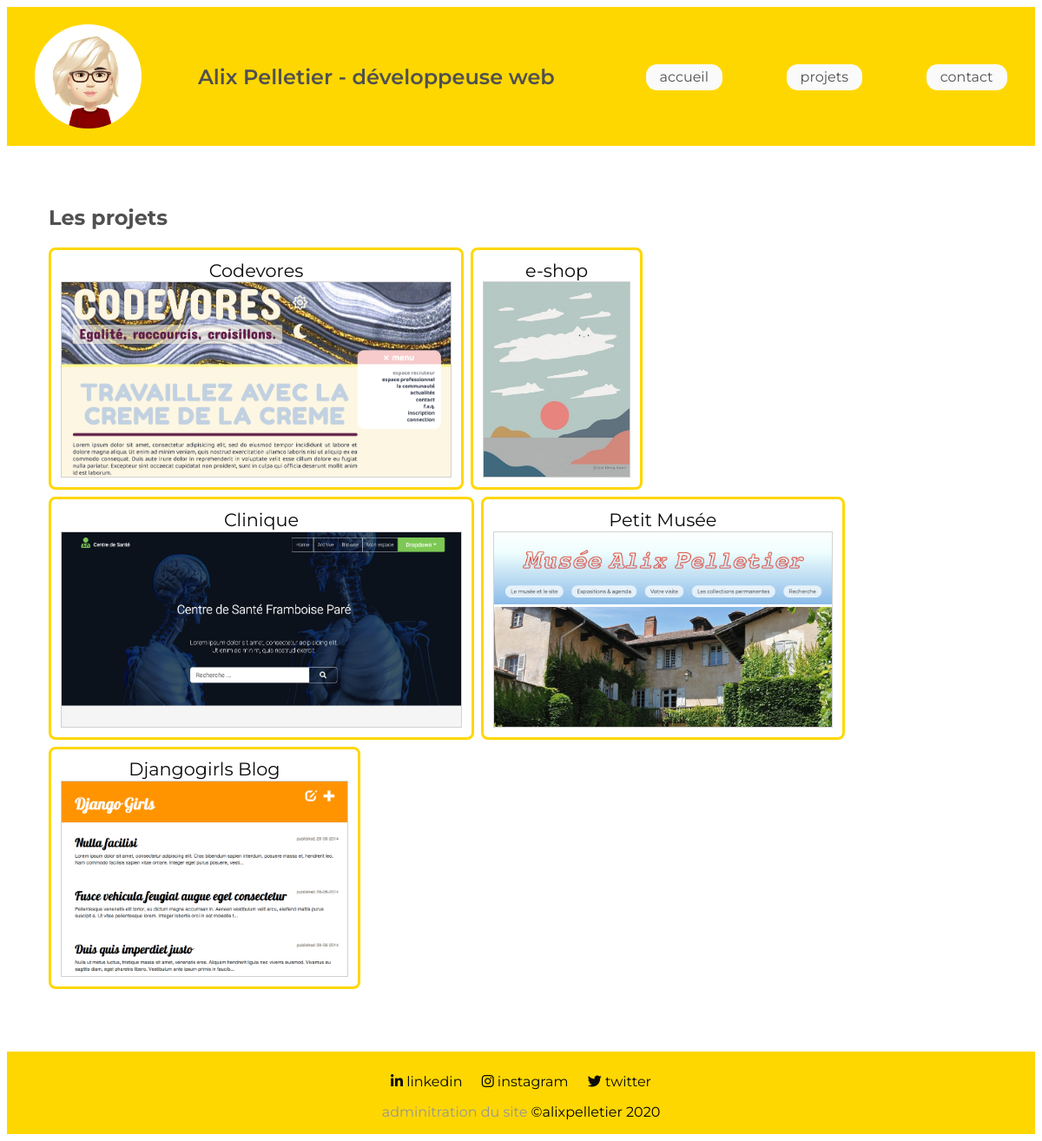
Page /templates/page_techno.php?lien=1 on the committed database.
### tables this page shows
CREATE TABLE `simple_donnee` (
  `nom_donnee` varchar(100) NOT NULL,
  `valeur` varchar(300) NOT NULL,
  `id_donnee` int(11) NOT NULL
);

CREATE TABLE `chapter` (
  `id_projet` int(50) NOT NULL,
  `techno_id` text NOT NULL,
  `nom` varchar(100) NOT NULL,
  `client` varchar(100) NOT NULL,
  `lien` varchar(100) NOT NULL,
  `texte` text NOT NULL,
  `page` int(11) NOT NULL
);

### templates/page_techno.php (the view)
<?php
include "../config.php";
include "include/header.php";
?>
<div class="nav_chapitres">
  <h2>Les projets</h2>
  <div class="chapter_list">
    <?php
    $requeteTechno = $bdd->query("SELECT * FROM chapter, techno, chapter_techno
    WHERE chapter.id_projet = chapter_techno.projet_id
    AND techno.id_techno = chapter_techno.techno_id
    AND techno.id_techno = '$_GET[lien]'");
    $resultat_liste_techno = $requeteTechno->fetchAll();
    foreach ($resultat_liste_techno as $key => $chapitre_a_afficher)  {
      $url_chapitre = "page_chapitre.php?lien=" . $chapitre_a_afficher["id_projet"];
      echo "<div class='chapter_preview'>";
      echo "<a href='$url_chapitre'>" . $chapitre_a_afficher["nom"] . "</a>";
      echo html_image("img/chapter_img/" .  $chapitre_a_afficher['id_projet'] . ".jpg", "chapter_thumbnail");
      echo "</div>";
    }
    ?>
  </div>
</div>
<?php include "include/footer.php"; ?>

### templates/include/header.php (shortened to what this page needs)
<!DOCTYPE html>
<html lang="fr" dir="ltr">
  <head>
    <link rel="stylesheet" href="<?php echo URL_TEMPLATE ?>css/style.css" />
  </head>
  <body>
    <header>
      <img src="../img/contact/avatar_thumbnail.png" class="avatar_thumbnail" alt="">
      <h2><?php echo MontrerValeur("mon_nom") . " - " . MontrerValeur("ma_fonction")?></h2>
      <?php include "nav.php" ?>
    </header>

### functions.php (shortened to what this page needs)
<?php
function html_image($urlImage, $classHtml = "") {
  if(is_file(BOOK_PATH_SITE .$urlImage)) {
      return "<img src='".BOOK_URL_SITE."/$urlImage' class='$classHtml'>";
  }
  return "";
}
function MontrerValeur($nom_donnee) {
  global $bdd;
  $query = $bdd -> prepare("SELECT * from simple_donnee where nom_donnee = :nom_donnee");
  $query -> execute([":nom_donnee" => $nom_donnee]);
  $val = $query ->  fetch(PDO::FETCH_ASSOC);
  if(isset($val["valeur"])) {
      return $val["valeur"];
  }
}

### templates/css/style.css (style rules this page uses)
header { align-items: center; background-color: gold; display: flex; justify-content: space-around; min-height: 20vh; }
main, .nav_chapitres, .one_chapter { display: flex; flex-direction: column; margin: auto; min-height: 63vh; padding: 1rem 2rem; }
.nav_chapitres { padding: 3rem; }
.chapter_list { display: flex; flex-direction: row; flex-wrap: wrap; margin-bottom: 1rem; }
.chapter_preview { border: 3px solid gold; border-radius: 0.5rem; display: flex; flex-direction: column; justify-content: space-between; margin: 0rem 0.5rem 0.5rem 0rem; padding: 1%; }
h2, h4 { color: rgb(80, 80, 80); font-family: 'Montserrat', sans-serif; }
header h2 { font-weight: 600; }
.nav_chapitres a, .one_chapter a { color: rgb(10, 10, 10); font-family: 'Montserrat', sans-serif; line-height: 1.6rem; text-decoration: none; }
.chapter_preview a { align-items: center; display: flex; flex-direction: column; font-size: 1.3rem; justify-content: space-between; }
.chapter_thumbnail { border: 1px solid rgb(210, 210, 210); height: 28vh; object-fit: cover; }
.avatar_thumbnail { border-radius: 50%; height: 15vh; }

### rows in the picture
simple_donnee: valeur "Alix Pelletier"
simple_donnee: valeur "développeuse web"
chapter: nom "Codevores", shows a picture
chapter: nom "e-shop", shows a picture
chapter: nom "Clinique", shows a picture
chapter: nom "Petit Musée", shows a picture
chapter: nom "Djangogirls Blog", shows a picture
